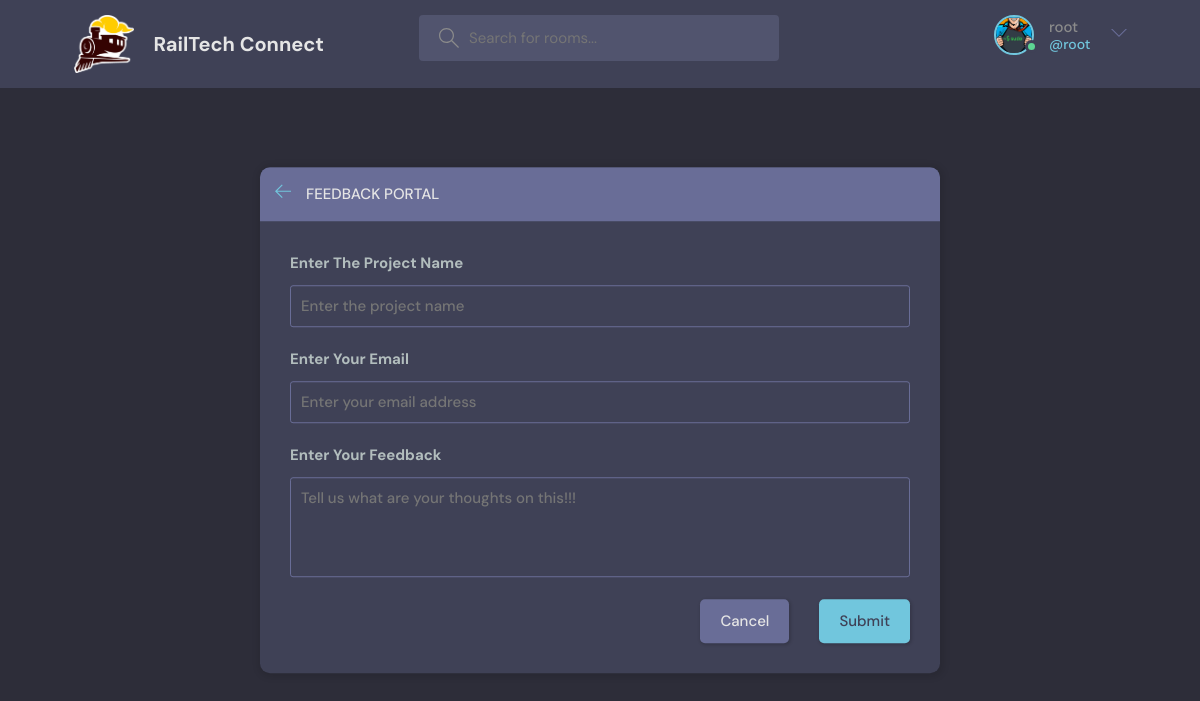
/feedback/ (signed in), run on the app's committed database.
### base/models.py (models this page shows)
class User(AbstractUser):
    name = models.CharField(max_length=200, null=True)
    email = models.EmailField(unique=True)
    bio = models.TextField(null=True)
    avatar = models.ImageField(null=True, default="avatar.svg")
    USERNAME_FIELD = 'email'
    REQUIRED_FIELDS = []

### base/views.py (the view)
# urls.py: path('feedback/', views.feedbackPortal, name='feedback'),
@login_required(login_url='login')
def feedbackPortal(request):
    if request.method =="POST":
        form = FeedbackForm(request.POST)
        if form.is_valid():
            form.save()
            return redirect('home')
    else:
        form = FeedbackForm()
    context = {'form': form}
    return render(request, 'base/feedback.html', context)

### base/forms.py
class FeedbackForm(ModelForm):
    class Meta:
        model = Feedback
        fields = ['project_name', 'mail', 'feedback']
        labels = {
            'project_name': 'Enter The Project Name',
            'mail': 'Enter Your Email',
            'feedback': 'Enter Your Feedback',
        }

### base/templates/base/feedback.html (shortened to what this page needs)
{% extends 'main.html' %}
{% block content %}
  <main class="create-room layout">
    <div class="container">
      <div class="layout__box">
        <div class="layout__boxHeader">
          <div class="layout__boxTitle">
            <a href="{% url 'home' %}">
              <svg version="1.1" xmlns="http://www.w3.org/2000/svg" width="32" height="32" viewBox="0 0 32 32">
                <title>arrow-left</title>
                <path
                  d="M13.723 2.286l-13.723 13.714 13.719 13.714 1.616-1.611-10.96-10.96h27.625v-2.286h-27.625l10.965-10.965-1.616-1.607z">
                </path>
              </svg>
            </a>
            <h3>Feedback Portal</h3>
          </div>
        </div>
        <div class="layout__body">
          <form class="form" action="" method="POST">
            <div class="form__group">
                <label for="project_name" style="font-weight: bold;">Enter The Project Name</label>
                <input type="name" class="form-control" id="name" name="project_name" placeholder="Enter the project name">
              </div>
              <div class="form__group">
                <label for="mail" style="font-weight: bold;">Enter Your Email</label>
                <input type="name" class="form-control" id="mail" name="mail" placeholder="Enter your email address">
              </div>
              <div class="form__group" style="margin-bottom: 1.5rem;">
                <label for="feedback" style="font-weight: bold;">Enter Your Feedback</label>
                <textarea class="form-control" id="feedback" name="feedback" rows="5" placeholder="Tell us what are your thoughts on this!!! "></textarea>
              </div>
            <div class="form__action">
              <a class="btn btn--dark" href="{% url 'home' %}">Cancel</a>
              <button class="btn btn--main" type="submit">Submit</button>
            </div>
          </form>
        </div>
      </div>
    </div>
  </main>
{% endblock content %}

### templates/navbar.html (shortened to what this page needs)
{% load static %}
<header class="header header--loggedIn">
   <div class="container">
     <a href="{% url 'home' %}" class="header__logo">
       <img src="{% static 'images/train1.jpeg' %}" style="width: 60px; height: auto;" />
       <h1>RailTech Connect</h1>
     </a>
     <form class="header__search" method="GET" action="{% url 'home' %}">
       <label>
         <input name="q" placeholder="Search for rooms..." />
       </label>
     </form>
     <nav class="header__menu">
       {% if request.user.is_authenticated %}
       <div class="header__user">
         <a href="{% url 'update-user' %}">
           <div class="avatar avatar--medium active">
             <img src="{{request.user.avatar.url}}" />
           </div>
           <p>{{request.user.username}} <span>@{{request.user.username}}</span></p>
         </a>
         <button class="dropdown-button">
           <svg version="1.1" xmlns="http://www.w3.org/2000/svg" width="32" height="32" viewBox="0 0 32 32">
             <title>chevron-down</title>
             <path d="M16 21l-13-13h-3l16 16 16-16h-3l-13 13z"></path>
           </svg>
         </button>
       </div>
       {% else %}
        <a href="{% url 'login' %}">
         <img src="{% static 'images/avatar.svg' %}" />
         <p>Login</p>
       </a>
       {% endif %}
     </nav>
   </div>
 </header>

### data on the page
User: user.avatar (picture), user.username "root"
